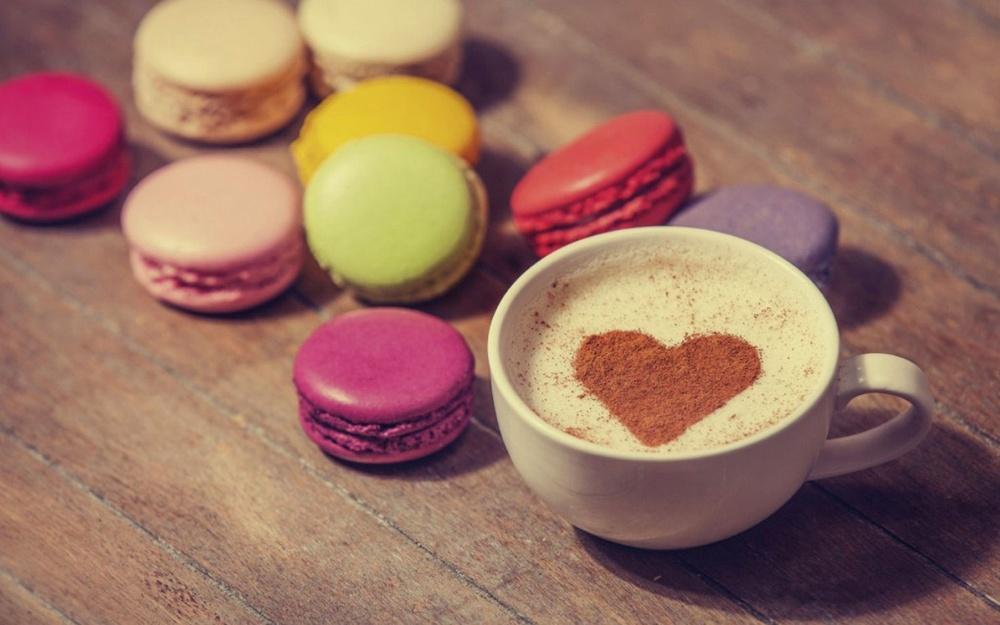
#> input picture Class 3 Core Operations/m1.jpg, 1000 x 625 px, shrunk from 1920 x 1200 before the run
$ python 'C3 Addition with Weight.py'
#> lines starting #> are read from the running program, lines starting #| are printed output that depends on the picture
import cv2
import numpy as np

img1 = cv2.imread('m1.jpg')
#> img1 is the input picture: shape (625, 1000, 3); mean B, G, R 97.1, 111.9, 153.2
img2 = cv2.imread('q1.jpg')
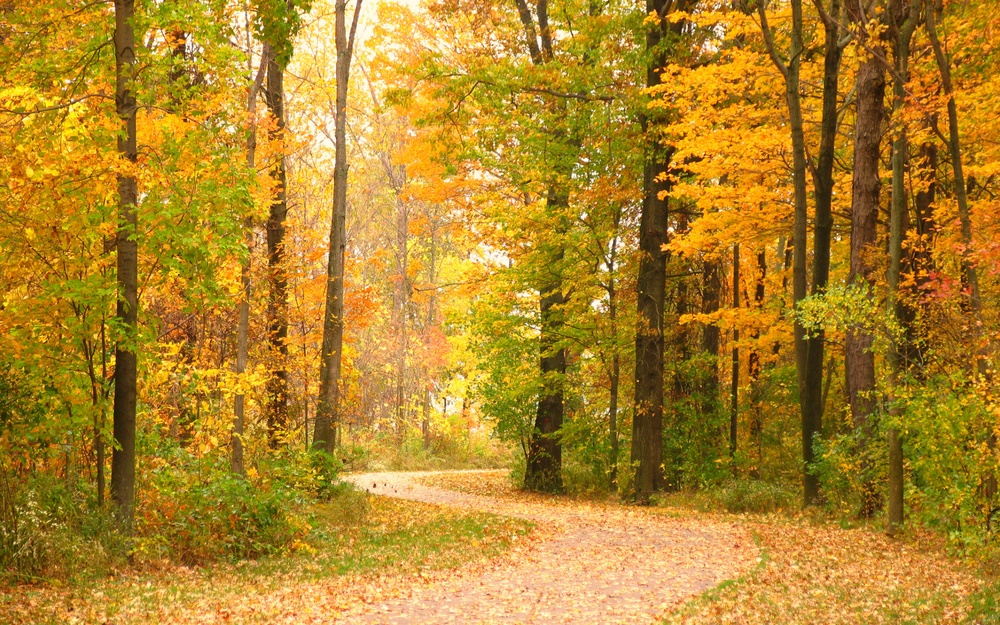
#> input picture Class 3 Core Operations/q1.jpg, 1000 x 625 px, shrunk from 1920 x 1200 before the run
#> img2 is the input picture: shape (625, 1000, 3); mean B, G, R 41.8, 132.4, 174.2

img3 = cv2.addWeighted(img1, 0.5, img2, 0.5, 0)
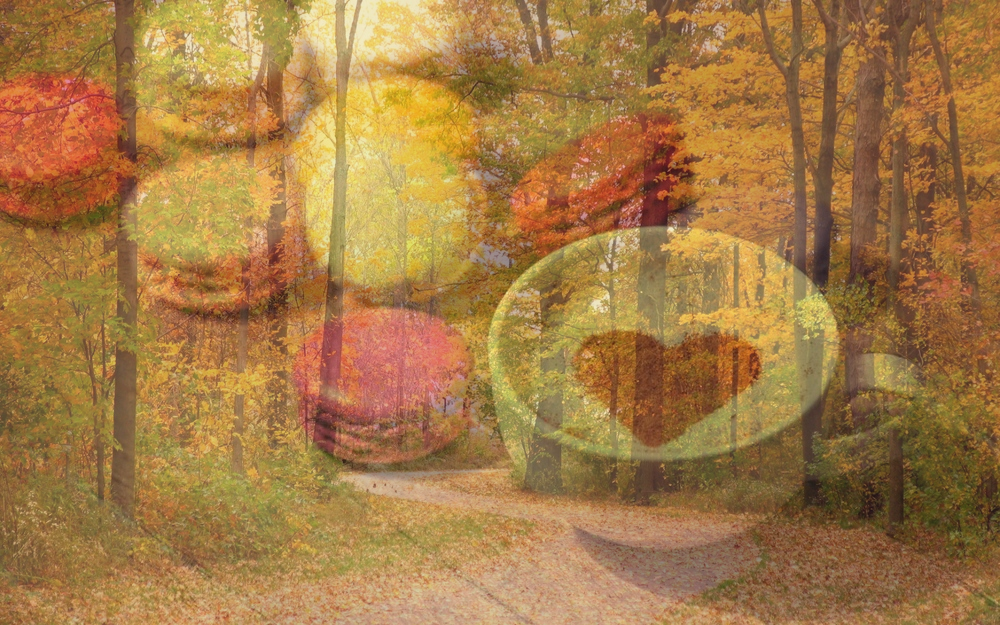
#> img3: shape (625, 1000, 3); mean B, G, R 69.5, 122.1, 163.7

cv2.namedWindow('img1')
cv2.namedWindow('img2')
cv2.namedWindow('img3')
cv2.imshow('img1', img1)
cv2.imshow('img2', img2)
cv2.imshow('img3', img3)

cv2.waitKey()
cv2.destroyAllWindows()
